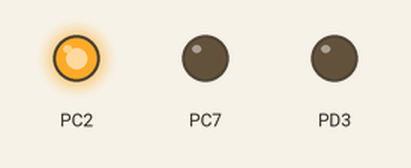
This program was run on a simulated ATmega32, built with avr-gcc and emulated at 16 MHz. Parts: output pins drawn as LEDs (lit = HIGH).

Above: at 0.2 s.
At 1.2 s:
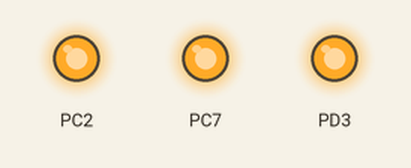
At 1.7 s:
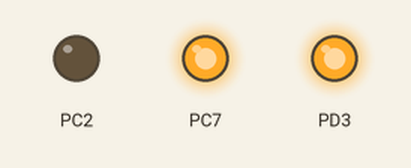
At 2.3 s:
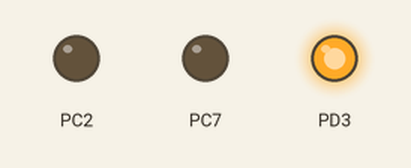
At 3.8 s:
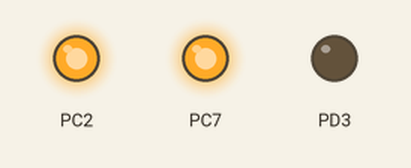
At 5.8 s:
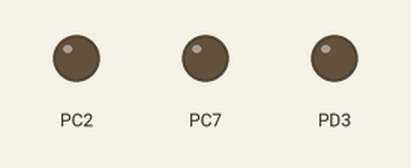
Timing chart, 0 to 7.1 s (numbered marks = the images above):
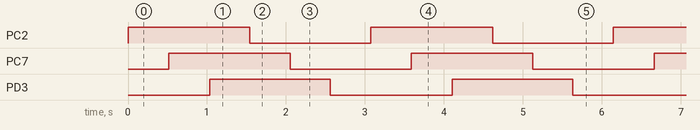

Measured:
- by itself, PC2, PC7, PD3: alternates HIGH for 1.5 s and LOW for 1.5 s
- by itself, everything shown: repeats every 3.1 s, in 6 steps

The program:

main.c
```c
/*
 * main.c
 *
 *  Created on: Feb 9, 2024
 *      Author: newwo
 */

#include"DIO_Interface.h"
#include<avr/io.h>
#include<util/delay.h>

int main(void) {
	DIO_VoidSetPinDirection(DIO_PINC2, OUTPUT);
	DIO_VoidSetPinDirection(DIO_PINC7, OUTPUT);
	DIO_VoidSetPinDirection(DIO_PIND3, OUTPUT);


	while (1) {
		DIO_VoidSetPinValue(DIO_PINC2, HIGH);
		_delay_ms(500);
		DIO_VoidSetPinValue(DIO_PINC7, HIGH);
		_delay_ms(500);
		DIO_VoidSetPinValue(DIO_PIND3, HIGH);
		_delay_ms(500);
		DIO_VoidSetPinValue(DIO_PINC2, LOW);
		_delay_ms(500);
		DIO_VoidSetPinValue(DIO_PINC7, LOW);
		_delay_ms(500);
		DIO_VoidSetPinValue(DIO_PIND3, LOW);
		_delay_ms(500);

	}
}
```

BIT_MATH.h
```c
/*
 * BIT_MATH.h
 *
 *  Created on: Feb 9, 2024
 *      Author: newwo
 */

#ifndef BIT_MATH_H_
#define BIT_MATH_H_

#define GET_BIT(Reg,Bit_Num) ((Reg>>Bit_Num)&0x01)
#define SET_BIT(reg,bit_num) reg |=(1<<bit_num)
#define CLR_BIT(reg,bit_num) reg &= ~(1<<bit_num)
#define TOGGLE_BIT(reg,bit_num) reg^=(1<<bit_num)

#endif /* BIT_MATH_H_ */
```

STD_TYPES.h
```c
#ifndef _STD_TYPES_H
#define _STD_TYPES_H

typedef unsigned char       u8;
typedef signed char         s8;
typedef unsigned short int u16;
typedef signed short int   s16;
typedef unsigned long int  u32;
typedef signed long int    s32;
typedef float              f32;
typedef double             f64;

#define NULL  (void *)0

#endif
```

DIO_Interface.h
```c
/*
 * DIO_Interface.h
 *
 *  Created on: Feb 9, 2024
 *      Author: newwo
 */

#ifndef MCAL_DIO_DIO_INTERFACE_H_
#define MCAL_DIO_DIO_INTERFACE_H_

#include "STD_TYPES.h"
#include"DIO_cfg.h"

void DIO_VoidSetPinDirection(PIN_NUM PIN,u8 Value);
void DIO_VoidSetPinValue(PIN_NUM PIN,u8 Value);
void DIO_VoidSetPortValue(u8 PORT,u8 Value);
void DIO_VoidSetPortDirection(u8 PORT,u8 Value);
u8 DIO_U8GetPinValue(PIN_NUM PIN);


#endif /* MCAL_DIO_DIO_INTERFACE_H_ */
```

DIO_cfg.c
```c
/*
 * DIO_cfg.c
 *
 *  Created on: Feb 9, 2024
 *      Author: newwo
 */
```

DIO_cfg.h
```c
/*
 * DIO_cfg.h
 *
 *  Created on: Feb 9, 2024
 *      Author: newwo
 */

#ifndef MCAL_DIO_DIO_CFG_H_
#define MCAL_DIO_DIO_CFG_H_

/*Direction of Registers*/
#define OUTPUT 1
#define INPUT 0

#define PORTA 0
#define PORTB 1
#define PORTC 2
#define PORTD 3


typedef enum{
	DIO_PINA0,
	DIO_PINA1,
	DIO_PINA2,
	DIO_PINA3,
	DIO_PINA4,
	DIO_PINA5,
	DIO_PINA6,
	DIO_PINA7,

	DIO_PINB0,
	DIO_PINB1,
	DIO_PINB2,
	DIO_PINB3,
	DIO_PINB4,
	DIO_PINB5,
	DIO_PINB6,
	DIO_PINB7,

	DIO_PINC0,
	DIO_PINC1,
	DIO_PINC2,
	DIO_PINC3,
	DIO_PINC4,
	DIO_PINC5,
	DIO_PINC6,
	DIO_PINC7,

	DIO_PIND0,
	DIO_PIND1,
	DIO_PIND2,
	DIO_PIND3,
	DIO_PIND4,
	DIO_PIND5,
	DIO_PIND6,
	DIO_PIND7,
}PIN_NUM;


#define HIGH 1
#define LOW  0


#endif /* MCAL_DIO_DIO_CFG_H_ */
```

DIO_private.h
```c
/*
 * DIO_private.h
 *
 *  Created on: Feb 9, 2024
 *      Author: newwo
 */
#ifndef MCAL_DIO_DIO_PRRIVATE_H_
#define MCAL_DIO_DIO_PRRIVATE_H_

#include <STD_TYPES.h>

#define PORTA_REG (*(volatile u8*)0x3B)
#define PINA_REG  (*(volatile u8*)0x39)
#define DDRA_REG  (*(volatile u8*)0x3A)


#define PORTB_REG (*(volatile u8*)0x38)
#define PINB_REG  (*(volatile u8*)0x36)
#define DDRB_REG  (*(volatile u8*)0x37)


#define PORTC_REG (*(volatile u8*)0x35)
#define PINC_REG  (*(volatile u8*)0x33)
#define DDRC_REG  (*(volatile u8*)0x34)

#define PORTD_REG (*(volatile u8*)0x32)
#define PIND_REG  (*(volatile u8*)0x30)
#define DDRD_REG  (*(volatile u8*)0x31)

#endif /* MCAL_DIO_DIO_PRRIVATE_H_ */
```

DIO_program.c
```c
/*
 * DIO_program.c
 *
 *  Created on: Feb 9, 2024
 *      Author: newwo
 */

#include "STD_TYPES.h"
#include"BIT_MATH.h"
#include"DIO_private.h"
#include"DIO_cfg.h"

void DIO_VoidSetPinDirection(PIN_NUM PIN, u8 Value) {
	if (Value == OUTPUT) /*OUTPUT*/
	{
		switch (PIN / 8) {
		case PORTA:
			SET_BIT(DDRA_REG, (PIN % 8));
			break;
		case PORTB:
			SET_BIT(DDRB_REG, (PIN % 8));
			break;
		case PORTC:
			SET_BIT(DDRC_REG, (PIN % 8));
			break;
		case PORTD:
			SET_BIT(DDRD_REG, (PIN % 8));
			break;
		}

	} else if (Value == INPUT) /*input*/
	{
		switch (PIN / 8) {
		case PORTA:
			CLR_BIT(DDRA_REG, (PIN % 8));
			break;
		case PORTB:
			CLR_BIT(DDRB_REG, (PIN % 8));
			break;
		case PORTC:
			CLR_BIT(DDRC_REG, (PIN % 8));
			break;
		case PORTD:
			CLR_BIT(DDRD_REG, (PIN % 8));
			break;
		}

	}

}

void DIO_VoidSetPinValue(PIN_NUM PIN, u8 Value) {
	if (Value == HIGH) /*OUTPUT*/
	{
		switch (PIN / 8) {
		case PORTA:
			SET_BIT(PORTA_REG, (PIN % 8));
			break;
		case PORTB:
			SET_BIT(PORTB_REG, (PIN % 8));
			break;
		case PORTC:
			SET_BIT(PORTC_REG, (PIN % 8));
			break;
		case PORTD:
			SET_BIT(PORTD_REG, (PIN % 8));
			break;
		}

	} else if (Value == LOW) /*input*/
	{
		switch (PIN / 8) {
		case PORTA:
			CLR_BIT(PORTA_REG, (PIN % 8));
			break;
		case PORTB:
			CLR_BIT(PORTB_REG, (PIN % 8));
			break;
		case PORTC:
			CLR_BIT(PORTC_REG, (PIN % 8));
			break;
		case PORTD:
			CLR_BIT(PORTD_REG, (PIN % 8));
			break;
		}

	}

}

void DIO_VoidSetPortValue(u8 PORT, u8 Value) {
	switch (PORT) {
	case PORTA:
		PORTA_REG = Value;
		break;
	case PORTB:
		PORTB_REG = Value;
		break;
	case PORTC:
		PORTC_REG = Value;
		break;
	case PORTD:
		PORTD_REG = Value;
		break;
	}
}

void DIO_VoidSetPortDirection(u8 PORT, u8 Value) {
	switch (PORT) {
	case PORTA:
		DDRA_REG = Value;
		break;
	case PORTB:
		DDRB_REG = Value;
		break;
	case PORTC:
		DDRC_REG = Value;
		break;
	case PORTD:
		DDRD_REG = Value;
		break;
	}
}

u8 DIO_U8GetPinValue(PIN_NUM PIN) {
	u8 value = 0;
	switch (PIN / 8) {
	case PORTA:
		value = GET_BIT(PINA_REG, (PIN % 8));
		break;
	case PORTB:
		value = GET_BIT(PINB_REG, (PIN % 8));
		break;
	case PORTC:
		value = GET_BIT(PINC_REG, (PIN % 8));
		break;
	case PORTD:
		value = GET_BIT(PIND_REG, (PIN % 8));
		break;
	}
	return value;
}
```
